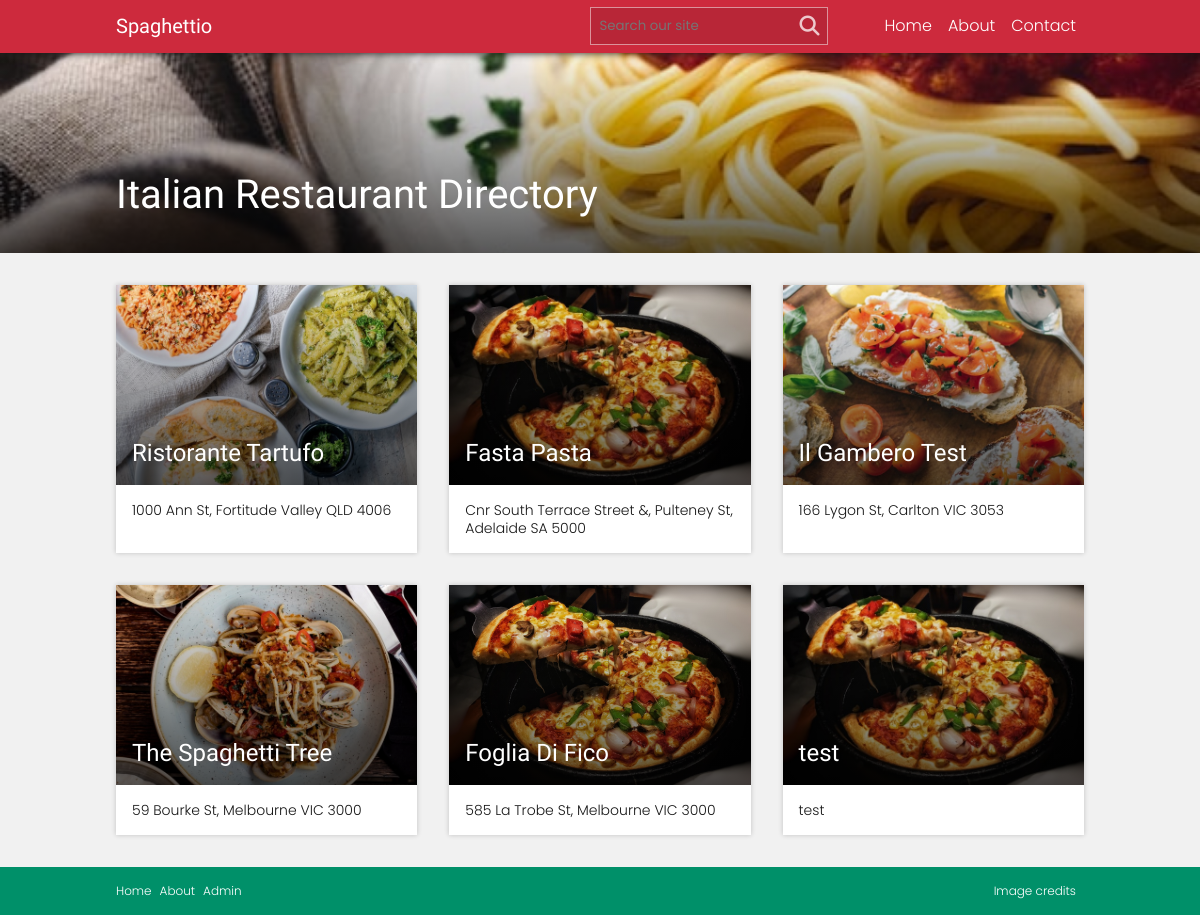
The page / on the database its author committed.
### tables this page shows
CREATE TABLE IF NOT EXISTS `restaurant_details` (
  `ID` int(11) NOT NULL AUTO_INCREMENT,
  `name` varchar(255) NOT NULL,
  `address` varchar(255) NOT NULL,
  `description` text NOT NULL,
  `category` varchar(50) NOT NULL,
  `imagePath` varchar(255) NOT NULL,
  `imageCreator` varchar(255) NOT NULL,
  `imageSourceURL` varchar(255) NOT NULL,
  PRIMARY KEY (`ID`)
);

### database/dbController.php (called while the page is built, shortened)
<?php
class dbController {
	private $conn;
	public function dbConnect($host, $user, $pass, $db): mysqli {
		$this->conn = new mysqli(
			$this->host = $host,
			$this->user = $user,
			$this->pass = $pass,
			$this->db = $db
		);
		return $this->conn;
	}
	public function getAll(): array {
		$query = 'SELECT * from restaurant_details';
		$raw_results = $this->conn->query($query);
		$formatted_results = [];
		while($row = $raw_results->fetch_assoc()) {
			array_push($formatted_results, $row);
		}
		return $formatted_results;
	}
}

### partials/card.php (the view, shortened to what this page needs)
<?php
if(isset($linkTarget)) {
	$linkTargetHTML = 'target="'.$linkTarget.'"';
}
else {
	$linkTargetHTML = "";
}
?>
<a class="card" href="<?php echo $url; ?>" <?php echo $linkTargetHTML; ?>>
	<div class="card-inner">
		<div class="card-top">
			<?php if(isset($imagePath)) { ?>
				<img src="<?php echo $imagePath; ?>" alt=""/>
			<?php } ?>
			<?php if(isset($name)) { ?>
				<h2><?php echo $name; ?></h2>
			<?php } ?>
		</div>
		<?php if(isset($description)) { ?>
			<div class="card-text">
				<p><?php echo $description; ?></p>
			</div>
		<?php } ?>
	</div>
</a>

### index.php (shortened to what this page needs)
<?php
require_once('database/dbController.php');
$db = new dbController();
$db->dbConnect(HOST, USER, PASS, DB);
$restaurants = $db->getAll();
?>
<!DOCTYPE html>
<html lang="en">
<head>
	<?php include('partials/head.php'); ?>
</head>
<body>
	<?php include('partials/header.php'); ?>
	<section class="banner">
		<div class="banner-inner">
			<div class="container">
				<h1>Italian Restaurant Directory</h1>
			</div>
		</div>
	</section>
	<main class="home-cards">
		<div class="container">
			<div class="row cards-row">
				<?php
				foreach($restaurants as $restaurant) {
					$id = $restaurant['ID'];
					$url = "detail.php?id=$id";
					$name = $restaurant['name'];
					$description = $restaurant['description'];
					$imagePath = $restaurant['imagePath'];
					$linkTarget = '_blank';
					if(!empty($name)) {
						include( 'partials/card.php' );
					}
				} ?>
			</div>
		</div>
	</main>
	<?php include('partials/footer.php'); ?>
</body>
</html>

### css/style.css (style rules this page uses)
:root { --primary-color: rgb(205, 42, 61); --secondary-color: rgb(0, 144, 105); --light-color: rgba(241, 241, 241); --dark-color: rgb(23, 23, 23); --body-font: 'Poppins', sans-serif; --heading-font: 'Besley', serif; }
body { font-family: var(--body-font); font-weight: 300; line-height: 1.3; }
h1, h2, h3 { font-family: var(--heading-font); font-weight: 400; }
h2 { font-size: 1.25rem; }
.container { max-width: 1000px; margin-left: auto; margin-right: auto; box-sizing: border-box; padding: 0 1rem; }
.row { display: flex; flex-wrap: wrap; }
.row.cards-row { margin-left: -1rem; margin-right: -1rem; padding: 1rem 0; }
.card { padding: 1rem 1rem; width: 100%; flex-basis: 100%; max-width: 100%; color: var(--dark-color); text-decoration: none; box-sizing: border-box; }
@media screen and (min-width: 640px) { .card { width: 50%; flex-basis: 50%; max-width: 50%; } }
@media screen and (min-width: 1024px) { .card { width: 33.33%; flex-basis: 33.33%; max-width: 33.33%; } }
.card .card-inner { box-shadow: 0 0 5px rgba(0, 0, 0, 0.2); background: white; height: 100%; }
.card .card-inner .card-top { position: relative; overflow: hidden; height: 200px; }
.card .card-inner .card-top:before { content: ''; position: absolute; top: 0; left: 0; right: 0; bottom: 0; background: linear-gradient(to bottom, rgba(0, 0, 0, 0) 0%, rgba(0, 0, 0, 0.65) 100%); z-index: 5; }
.card .card-inner .card-top h2 { position: absolute; bottom: 1rem; left: 1rem; font-size: 1.5rem; color: white; z-index: 10; }
.card .card-inner .card-top img { display: block; width: 100%; transition: transform 0.3s ease; height: 100%; object-fit: cover; object-position: center center; }
.card .card-inner .card-text { color: var(--dark-color); padding: 1rem; font-size: 0.875rem; }
.banner { background-image: url("../images/tacyra-autrey-jYQd0TbO__0-unsplash.jpg"); background-position: center center; background-repeat: no-repeat; background-size: cover; position: relative; height: 300px; }
@media screen and (min-width: 768px) { .banner { height: 200px; } }
.banner:before { content: ''; position: absolute; top: 0; left: 0; right: 0; bottom: 0; background: linear-gradient(to bottom, rgba(0, 0, 0, 0) 0%, rgba(0, 0, 0, 0.65) 100%); }
.banner .banner-inner { position: absolute; top: 0; left: 0; right: 0; bottom: 0; }
.banner .banner-inner .container { height: 100%; display: flex; justify-content: flex-start; align-items: flex-end; padding-top: 2rem; padding-bottom: 2rem; }
.banner .banner-inner .container h1 { color: white; font-size: 2rem; }
@media screen and (min-width: 1024px) { .banner .banner-inner .container h1 { font-size: 2.5rem; } }
.home-cards { background: var(--light-color); }

### rows shown on the page
restaurant_details: imagePath (picture), name "Ristorante Tartufo", description "1000 Ann St, Fortitude Valley QLD 4006"
restaurant_details: imagePath (picture), name "Fasta Pasta", description "Cnr South Terrace Street &, Pulteney St, Adelaide SA 5000"
restaurant_details: imagePath (picture), name "Il Gambero Test", description "166 Lygon St, Carlton VIC 3053"
restaurant_details: imagePath (picture), name "The Spaghetti Tree", description "59 Bourke St, Melbourne VIC 3000"
restaurant_details: imagePath (picture), name "Foglia Di Fico", description "585 La Trobe St, Melbourne VIC 3000"
restaurant_details: imagePath (picture), name "test", description "test"
